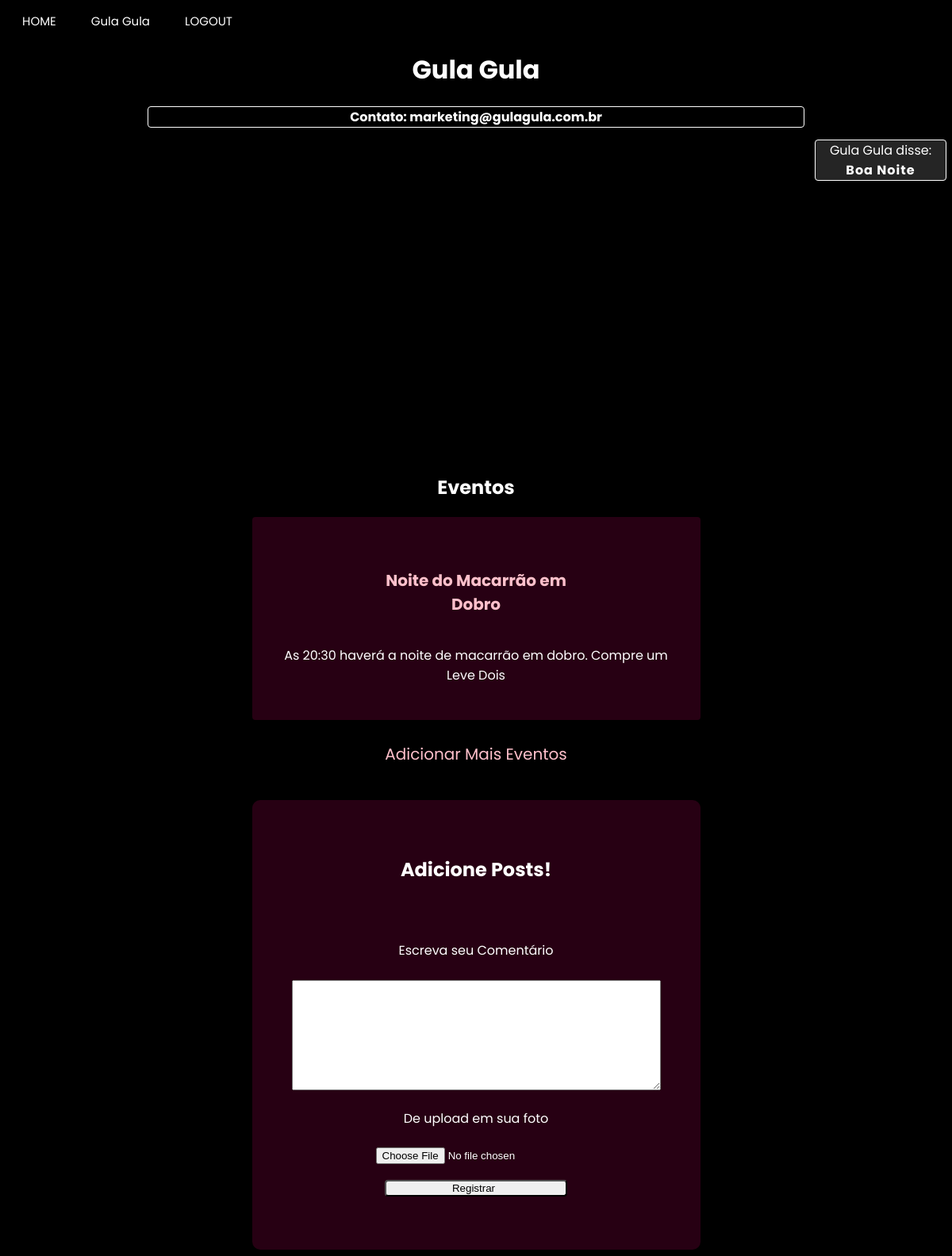
Before: /enterprise_page/Gula Gula (signed in) with the older database file.
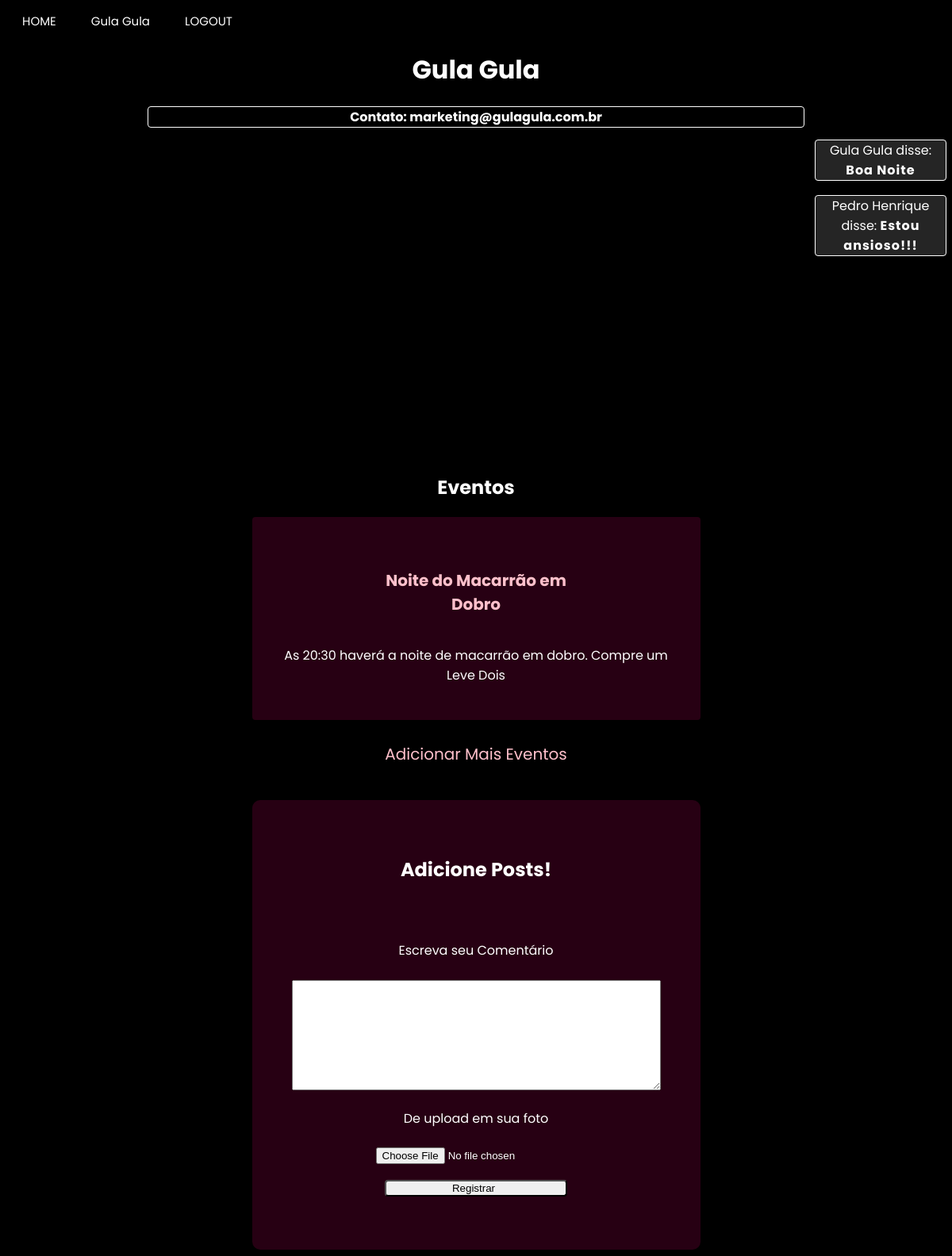
After: the same page with the newer database file.
### app/model.py (models this page shows, shortened)
class Event(db.Model):
    id = db.Column(db.Integer, primary_key=True)
    body = db.Column(db.String(200))
    image = db.Column(db.String(200))
    timestamp = db.Column(db.Integer, index=True)
    empresa_id = db.Column(db.Integer)
    name = db.Column(db.String(200))
    latitude = db.Column(db.Float)
    longitude = db.Column(db.Float)
    event_type = db.Column(db.String(8))
    rank = db.Column(db.Float)
    avaliations = db.Column(db.Integer)
    age_groups = db.Column(db.String)

class empresa(UserMixin, db.Model):
    __tablename__ = "empresa"
    id = db.Column(db.Integer,primary_key=True)
    enterprise_name = db.Column(db.String(64), index=True, unique=True)
    email = db.Column(db.String(120), index=True, unique=True)
    password_hash = db.Column(db.String(120))
    city = db.Column(db.String(120))
    latitude = db.Column(db.Float)
    longitude = db.Column(db.Float)
    district = db.Column(db.String(50))
    street = db.Column(db.String(120))
    posts = db.relationship("Post", backref="enterprise")

class Post(db.Model):
    id = db.Column(db.Integer, primary_key=True)
    body = db.Column(db.String(140))
    image = db.Column(db.String(200))
    timestamp = db.Column(db.Integer, index=True)
    empresa_id = db.Column(db.Integer, db.ForeignKey('empresa.id'))
    author_id = db.Column(db.Integer())
    event_id = db.Column(db.Integer())
    rank = db.Column(db.Integer())

class usuario(UserMixin, db.Model):
    __tablename__ = "usuario"
    id = db.Column(db.Integer, primary_key=True)
    username = db.Column(db.String(64), index=True, unique=True)
    email = db.Column(db.String(120), index=True, unique=True)
    password_hash = db.Column(db.String(120))
    city = db.Column(db.String(120))
    district = db.Column(db.String(50))
    age = db.Column(db.Integer)

### app/routes.py (the view, shortened to what this page needs)
@app.route("/enterprise_page/<name>", methods=["POST", "GET"])
@login_required
def enterprise_page_specific(name):
    form = Comments()
    enterpriseS= empresa.query.filter_by(enterprise_name=name).first()
    return render_template('enterprise_page.html', title=name, css_file="enterprise_page.css",user=current_user, usuario=usuario, enterprise=empresa, posts=Post.query.filter_by(empresa_id=enterpriseS.id), form=form, events=Event.query.filter_by(empresa_id=enterpriseS.id).all())

### app/forms.py
class Comments(FlaskForm):
    files = FileField("De upload em sua foto")
    evaluation = TextAreaField("",validators=[DataRequired("Dê sua avaliação")])
    text = TextAreaField("Escreva seu Comentário", validators=[DataRequired("Escreva seu comentário!")])
    submit = SubmitField("Registrar")

### app/model.py (called while the page is built)
@login.user_loader
def load_user(id):
    if usuario.query.get(int(id)):
        load = usuario.query.get(int(id))
    else:
        load = empresa.query.get(int(id))
    return load

### app/templates/enterprise_page.html (shortened to what this page needs)
{% extends "base.html" %}
{% block content %}
<h1>{{title}}</h1>
<h3>Contato: {{enterprise.query.filter_by(enterprise_name = title).first().email}}</h3>
<div id="map"></div>
<div class="alignment">
<h2>Eventos</h2>
{% if events|length == 0 %}
  <h5> Não existe nenhum evento vinculado a esta empresa</h5>
{% else %}
{% for event in events%}
<div class="events">
  <h5><a href={{ url_for("event_page", name= event.name)}}>{{ event.name }}</a></h5>
  <p>{{ event.body }}</p>
</div>
{% endfor %}
{% endif %}
{% if not current_user.username %}
<a href={{ url_for("event_register_page")}}> Adicionar Mais Eventos</a>
{% endif %}
<section class="container">
  {% if current_user.username %}
  <h1>Envie-nos seu feedback</h1><br><br>
  {% else %}
  <h1>Adicione Posts!</h1><br><br>
  {% endif %}
      <form action="{{url_for('enterprise_page_specific', name = title)}}", method='post', novalidate>
          <div class="inputs">
            <p>
                {{ form.text.label }}<br><br>
                {{ form.text(size=32) }}<br>
            </p>
            <p>
                {{ form.files.label }}<br>
                {{ form.files(size=32) }}<br>
            </p>
        </div>
        <p>{{ form.submit() }}</p>
      </form>
    </section>
</div>
<aside class="aside">
  {% for post in posts%}
  {% if usuario.query.filter_by(id = post.author_id).first().username %}
  <div><p>{{ usuario.query.filter_by(id = post.author_id).first().username }} disse: <b>{{ post.body }}</b></p></div>
  {% else %}
  <div><p>{{ enterprise.query.filter_by(id = post.author_id).first().enterprise_name }} disse: <b>{{ post.body }}</b></p></div>
  {% endif %}
  {% endfor %}
</aside>
{% endblock %}

### app/templates/base.html (shortened to what this page needs)
<!DOCTYPE html>
<html>
    <head>
        {% if css_file%}
            <link rel="stylesheet" type="text/css" href="{{ url_for('static', filename=css_file) }}">
        {% else %}
            <link rel="stylesheet" type="text/css" href="{{ url_for('static', filename='user_page.css') }}">
        {% endif %}
    </head>
    <body>
        <header class="menu">
            <a id="main_page" href="{{ url_for('main_page') }}" class="button">HOME</a>
            {% if user.is_authenticated %}
            {% if user.username %}
            <a id="user_page" href="{{ url_for('user_page')}}"class="button">{{user.username}}</a>
            {% else %}
            <a id="enterprise_page" href="{{ url_for('enterprise_page_specific', name=user.enterprise_name)}}"class="button">{{user.enterprise_name}}</a>
            {% endif%}
            <a id="logout" href="{{ url_for('logout') }}" class="button">LOGOUT</a>
            {% else %}
            <a id="enterprise_register_page" href="{{ url_for('enterprise_register_page') }}" class="button">SEJA UM ANUNCIANTE</a>
            <a id="user_register_page" href="{{ url_for('user_register_page') }}" class="button">REGISTRO</a>
            <a id="login_page" href="{{ url_for('login_page') }}" class="button">LOGIN</a>
            {% endif %}
        </header>
        {% block content %}{% endblock %}
    </body>
</html>

Changed rows visible on the page:
added Post: body "Estou ansioso!!!"
now on this page (row unchanged): usuario: query.filter_by "Pedro Henrique"
